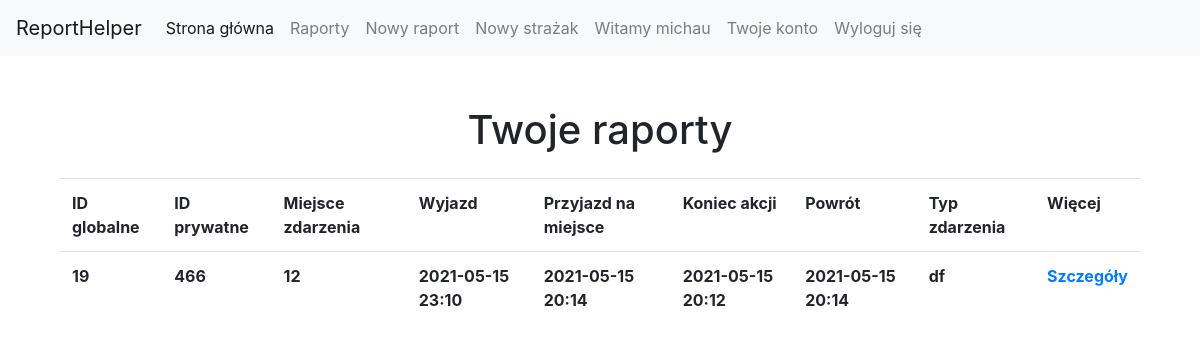
The app's page /reports/ (signed in) with its own data.
### reporter/models.py (models this page shows, shortened)
class Report(models.Model):
    id = models.AutoField(primary_key=True)
    stationid = models.CharField(max_length=10, default="")
    reportid = models.CharField(max_length=10, default="")
    departureTime = models.DateTimeField(default=datetime.datetime.now())
    arrivalTime = models.DateTimeField(default=datetime.datetime.now())
    actionEndTime = models.DateTimeField(default=datetime.datetime.now())
    fireStationArrivalTime = models.DateTimeField(default=datetime.datetime.now())
    incidentType = models.CharField(max_length=1000, default="")
    incidentPlace = models.CharField(max_length=50, default="")
    sectionCommander = models.CharField(max_length=50, default="")
    actionCommander = models.CharField(max_length=50, default="")
    driver = models.CharField(max_length=50, default="")
    perpetrator = models.CharField(max_length=1000, default="")
    victim = models.CharField(max_length=1000, default="")
    section = models.CharField(max_length=1000, default="")
    details = models.CharField(max_length=2000, default="")
    odometer = models.CharField(max_length=10, default="")
    distance = models.CharField(max_length=10, default="")
    isLocked = models.BooleanField(default=False)

### reporter/views.py (the view)
# urls.py: path('reports/', views.reports_list, name='reports'),
def reports_list(request):
    user = request.user
    stations = Firestation.objects.filter(firestationmember=FirestationMember.objects.filter(memberid=user).first())
    reports = Report.objects.filter(stationid__in=stations)
    return render(request, "reports.html", {'reports': reports})

### reporter/templates/reports.html
{% extends 'index.html' %}
{% block content %}
        <h1 style="text-align: center; margin-top:50px;">Twoje raporty</h1>
    <table  class="table" style="width:90%;margin-left:5%;margin-top:2%;">
  <tr>
      <th>ID globalne</th>
      <th>ID prywatne</th>
      <th>Miejsce zdarzenia</th>
      <th>Wyjazd</th>
      <th>Przyjazd na miejsce</th>
      <th>Koniec akcji</th>
      <th>Powrót</th>
      <th>Typ zdarzenia</th>
      <th>Więcej</th>
  </tr>
  {% for report in reports %}
      <tr>
      <th>{{ report.id }}</th>
      <th>{{ report.reportid }}</th>
      <th>{{ report.incidentPlace }}</th>
      <th>{{ report.departureTime |date:'Y-m-d H:i'}}</th>
      <th>{{ report.arrivalTime |date:'Y-m-d H:i'}}</th>
      <th>{{ report.actionEndTime |date:'Y-m-d H:i'}}</th>
      <th>{{ report.arrivalTime |date:'Y-m-d H:i'}}</th>
      <th>{{ report.incidentType }}</th>
      <th><a href="{% url 'report-details' pk=report.pk %}"> Szczegóły</a></th>
       </tr>
  {% endfor %}
</table>
{% endblock %}

### reporter/templates/index.html (shortened to what this page needs)
<!doctype html>
<html lang="en">
  <head>
<link rel="stylesheet" href="https://stackpath.bootstrapcdn.com/bootstrap/4.3.1/css/bootstrap.min.css">
  </head>
  <body>
<nav class="navbar navbar-default navbar-expand-lg navbar-light bg-light">
  <a class="navbar-brand" href="">ReportHelper</a>
  <div class="collapse navbar-collapse" id="navbarNavDropdown">
    <ul class="nav navbar-nav navbar-left">
      <li class="nav-item active">
        <a class="nav-link" href="{% url 'index' %}">Strona główna</a>
      </li>
      <li class="nav-item">
        <a class="nav-link" href={% url 'reports' %}>Raporty</a>
      </li>
      <li class="nav-item">
        <a class="nav-link" href={% url 'create-report-initial' %}>Nowy raport</a>
      </li>
         <li class="nav-item">
        <a class="nav-link" href={% url 'create-firefighter' %}>Nowy strażak</a>
      </li>
    </ul>
      <ul class="nav navbar-nav navbar-right">
    {% if request.user.is_authenticated %}
        <li class="nav-item">
        <a class="nav-link" href="">Witamy {{ request.user.username }}</a>
        </li>
          <li class="nav-item">
        <a class="nav-link" href={% url "profile" %}>Twoje konto</a>
        </li>
        <li class="nav-item">
        <a class="nav-link" href={% url "logout" %}>Wyloguj się</a>
        </li>
    {% endif %}
      </ul>
  </div>
</nav>
{% block content %}{% endblock %}
  </body>
</html>

### records on screen
Report: id "19", reportid "466", incidentPlace "12", departureTime "2021-05-15 23:10", arrivalTime "2021-05-15 20:14", actionEndTime "2021-05-15 20:12", incidentType "df"

### other values on screen
{{ request.user.username }} "michau"
